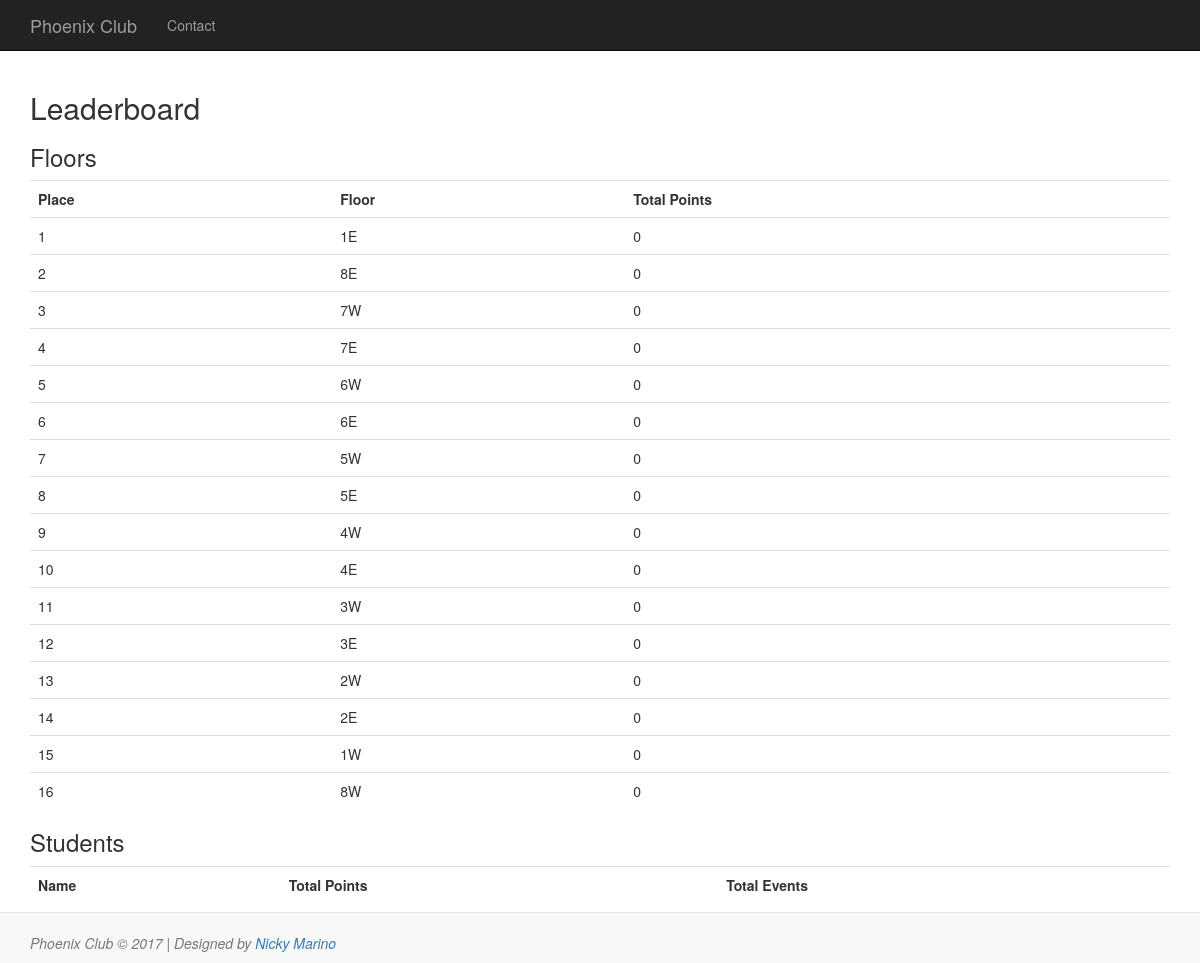
Page /index.php/leaderboard on the committed database.
### tables this page shows
CREATE TABLE IF NOT EXISTS `phoenix_floors` (
  `Floor` varchar(256) NOT NULL,
  `TotalPoints` int(11) NOT NULL DEFAULT '0',
  PRIMARY KEY (`Floor`)
);

### application/controllers/Pages.php (called while the page is built, shortened)
<?php
class Pages extends CI_Controller {
	public function __construct()
	{
		$this->load->model('pages_model');
		$this->load->helper('url');
        $this->load->helper('authit');
	}
    public function leaderboard($data = NULL)
    {
        $this->load->model('students_model');
        $this->load->model('events_model');
    	$data['title'] = 'Leaderboard';
    	$data['students'] = $this->pages_model->get_student_leaderboard();
		$data['students'] = $this->students_model->append_year_string($data['students']);
		$data['EventsPossible'] = $this->events_model->amount_current_events();
		$data['PointsPossible'] = $this->events_model->amount_current_points();
        $data['floors'] = $this->pages_model->get_floor_leaderboard();
    	$this->load->view('templates/header', $data);
    	$this->load->view('pages/leaderboard', $data);
    	$this->load->view('templates/footer', $data);
    }
}

### index.php (called while the page is built, shortened)
<?php
require_once BASEPATH.'core/CodeIgniter.php';

### application/models/Pages_model.php (called while the page is built, shortened)
<?php
class Pages_model extends CI_Model {
	public function get_student_leaderboard()
	{
		$this->db->order_by('TotalPoints', 'desc');
		$query = $this->db->get('phoenix_students');
		$allStudents = $query->result_array();
		return $allStudents;
	}
	public function get_floor_leaderboard()
	{
		$this->db->order_by('TotalPoints', 'desc');
		$query = $this->db->get('phoenix_floors');
		return $query->result_array();
	}
}

### application/views/pages/leaderboard.php (the view, shortened to what this page needs)
<h2><?php echo $title; ?></h2>
<h3>Floors</h3>
<table class="table table-hover">
	<tr>
		<th>Place</th>
		<th>Floor</th>
		<th>Total Points</th>
	</tr>
	<?php $count = 1; ?>
	<?php foreach ($floors as $f): ?>
		<tr>
			<td><?php echo $count; $count += 1; ?></td>
			<td><?php echo $f['Floor'] ?></td>
			<td><?php echo $f['TotalPoints']; ?></td>
		</tr>
	<?php endforeach; ?>
</table>
<h3>Students</h3>
<table class="table table-hover">
	<tr>
		<th>Name</th>
		<th>Total Points</th>
		<th>Total Events</th>
	</tr>
</table>

### application/views/templates/header.php (shortened to what this page needs)
<!DOCTYPE html>
<html lang="en">
	<head>
		<link rel="stylesheet" href="https://maxcdn.bootstrapcdn.com/bootstrap/3.3.7/css/bootstrap.min.css">
	</head>
	<body>
		<nav class="navbar navbar-inverse navbar-static-top">
			<div class="container">
				<div class="navbar-header">
					<a class="navbar-brand" href="<?php echo site_url('/'); ?>">Phoenix Club</a>
				</div>
				<div id="navbar" class="collapse navbar-collapse">
					<?php if (isset($username)) : ?>
					<ul class="nav navbar-nav navbar-left">
							<li><a href="<?php echo site_url('events/'); ?>">Events</a></li>
							<li><a href="<?php echo site_url('events/create'); ?>">Create</a></li>
						</ul>
						<ul class="nav navbar-nav navbar-right">
							<li>
								<a href="<?php echo site_url('dash'); ?>"><?php echo $username; ?></a>
							<li>
								<p class="navbar-btn">
									<a href="<?php echo site_url('auth/logout'); ?>" class="btn btn-danger" role="button">Log out</a>
								</p>
							</li>
						<ul>
					<?php else : ?>
						<ul class="nav navbar-nav">
							<li><a href="<?php echo site_url('contact'); ?>">Contact</a></li>
						</ul>
					<?php endif ; ?>
				</div>
			</div>
    	</nav>
    	<div class="container">

### application/views/templates/footer.php (shortened to what this page needs)
		</div>
		<br />
		<br />
		<div class="footer navbar navbar-default navbar-fixed-bottom">
		<br />
			<div class="container center-block">
				<div class="vertical-center">
					<p class="text-muted"><em>Phoenix Club &copy; <?php echo date("Y");?> | Designed by <a href="https://nickymarino.com">Nicky Marino</a></em></p>
				</div>
			</div>
		</div>
	</body>
</html>

### rows in the picture
phoenix_floors: Floor "1E", TotalPoints "0"
phoenix_floors: Floor "8E", TotalPoints "0"
phoenix_floors: Floor "7W", TotalPoints "0"
phoenix_floors: Floor "7E", TotalPoints "0"
phoenix_floors: Floor "6W", TotalPoints "0"
phoenix_floors: Floor "6E", TotalPoints "0"
phoenix_floors: Floor "5W", TotalPoints "0"
phoenix_floors: Floor "5E", TotalPoints "0"
phoenix_floors: Floor "4W", TotalPoints "0"
phoenix_floors: Floor "4E", TotalPoints "0"
phoenix_floors: Floor "3W", TotalPoints "0"
phoenix_floors: Floor "3E", TotalPoints "0"
phoenix_floors: Floor "2W", TotalPoints "0"
phoenix_floors: Floor "2E", TotalPoints "0"
phoenix_floors: Floor "1W", TotalPoints "0"
phoenix_floors: Floor "8W", TotalPoints "0"

### other values in the picture
$title "Leaderboard"
